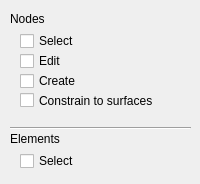
<?xml version="1.0" encoding="UTF-8"?>
<ui version="4.0">
 <class>EditSceneviewerWidgetDlg</class>
 <widget class="QWidget" name="EditSceneviewerWidgetDlg">
  <property name="geometry">
   <rect>
    <x>0</x>
    <y>0</y>
    <width>200</width>
    <height>184</height>
   </rect>
  </property>
  <property name="windowTitle">
   <string>Form</string>
  </property>
  <widget class="Line" name="line">
   <property name="geometry">
    <rect>
     <x>10</x>
     <y>120</y>
     <width>181</width>
     <height>16</height>
    </rect>
   </property>
   <property name="orientation">
    <enum>Qt::Horizontal</enum>
   </property>
  </widget>
  <widget class="QLabel" name="nodeLabel">
   <property name="geometry">
    <rect>
     <x>10</x>
     <y>10</y>
     <width>62</width>
     <height>17</height>
    </rect>
   </property>
   <property name="text">
    <string>Nodes</string>
   </property>
  </widget>
  <widget class="QWidget" name="ControlnWidget" native="true">
   <property name="enabled">
    <bool>true</bool>
   </property>
   <property name="geometry">
    <rect>
     <x>10</x>
     <y>30</y>
     <width>181</width>
     <height>91</height>
    </rect>
   </property>
   <widget class="QCheckBox" name="enableSelection">
    <property name="geometry">
     <rect>
      <x>10</x>
      <y>0</y>
      <width>94</width>
      <height>22</height>
     </rect>
    </property>
    <property name="text">
     <string>Select</string>
    </property>
    <property name="checked">
     <bool>false</bool>
    </property>
   </widget>
   <widget class="QCheckBox" name="enableEdit">
    <property name="geometry">
     <rect>
      <x>10</x>
      <y>20</y>
      <width>94</width>
      <height>22</height>
     </rect>
    </property>
    <property name="text">
     <string>Edit</string>
    </property>
   </widget>
   <widget class="QCheckBox" name="enableCreate">
    <property name="geometry">
     <rect>
      <x>10</x>
      <y>40</y>
      <width>94</width>
      <height>22</height>
     </rect>
    </property>
    <property name="text">
     <string>Create</string>
    </property>
   </widget>
   <widget class="QCheckBox" name="enableConstrain">
    <property name="geometry">
     <rect>
      <x>10</x>
      <y>60</y>
      <width>161</width>
      <height>21</height>
     </rect>
    </property>
    <property name="text">
     <string>Constrain to surfaces</string>
    </property>
   </widget>
  </widget>
  <widget class="QLabel" name="elementLabel">
   <property name="geometry">
    <rect>
     <x>10</x>
     <y>130</y>
     <width>62</width>
     <height>17</height>
    </rect>
   </property>
   <property name="text">
    <string>Elements</string>
   </property>
   <property name="indent">
    <number>0</number>
   </property>
  </widget>
  <widget class="QCheckBox" name="elementSelection">
   <property name="geometry">
    <rect>
     <x>20</x>
     <y>150</y>
     <width>94</width>
     <height>22</height>
    </rect>
   </property>
   <property name="text">
    <string>Select</string>
   </property>
   <property name="checked">
    <bool>false</bool>
   </property>
  </widget>
 </widget>
 <resources/>
 <connections>
  <connection>
   <sender>enableSelection</sender>
   <signal>stateChanged(int)</signal>
   <receiver>EditSceneviewerWidgetDlg</receiver>
   <slot>enableSelectionToggle()</slot>
   <hints>
    <hint type="sourcelabel">
     <x>69</x>
     <y>40</y>
    </hint>
    <hint type="destinationlabel">
     <x>220</x>
     <y>40</y>
    </hint>
   </hints>
  </connection>
  <connection>
   <sender>enableEdit</sender>
   <signal>stateChanged(int)</signal>
   <receiver>EditSceneviewerWidgetDlg</receiver>
   <slot>enableEditToggle()</slot>
   <hints>
    <hint type="sourcelabel">
     <x>77</x>
     <y>63</y>
    </hint>
    <hint type="destinationlabel">
     <x>260</x>
     <y>66</y>
    </hint>
   </hints>
  </connection>
  <connection>
   <sender>enableCreate</sender>
   <signal>stateChanged(int)</signal>
   <receiver>EditSceneviewerWidgetDlg</receiver>
   <slot>enableCreateToggle()</slot>
   <hints>
    <hint type="sourcelabel">
     <x>95</x>
     <y>82</y>
    </hint>
    <hint type="destinationlabel">
     <x>234</x>
     <y>82</y>
    </hint>
   </hints>
  </connection>
  <connection>
   <sender>enableConstrain</sender>
   <signal>stateChanged(int)</signal>
   <receiver>EditSceneviewerWidgetDlg</receiver>
   <slot>enableConstrainToggle()</slot>
   <hints>
    <hint type="sourcelabel">
     <x>152</x>
     <y>99</y>
    </hint>
    <hint type="destinationlabel">
     <x>203</x>
     <y>98</y>
    </hint>
   </hints>
  </connection>
  <connection>
   <sender>elementSelection</sender>
   <signal>stateChanged(int)</signal>
   <receiver>EditSceneviewerWidgetDlg</receiver>
   <slot>elementSelectionToggle()</slot>
   <hints>
    <hint type="sourcelabel">
     <x>72</x>
     <y>162</y>
    </hint>
    <hint type="destinationlabel">
     <x>207</x>
     <y>162</y>
    </hint>
   </hints>
  </connection>
 </connections>
 <slots>
  <slot>enableSelectionToggle()</slot>
  <slot>enableEditToggle()</slot>
  <slot>enableCreateToggle()</slot>
  <slot>enableConstrainToggle()</slot>
  <slot>lineSelectionToggle()</slot>
  <slot>surfacesSelectionToggle()</slot>
  <slot>elementSelectionToggle()</slot>
 </slots>
</ui>
